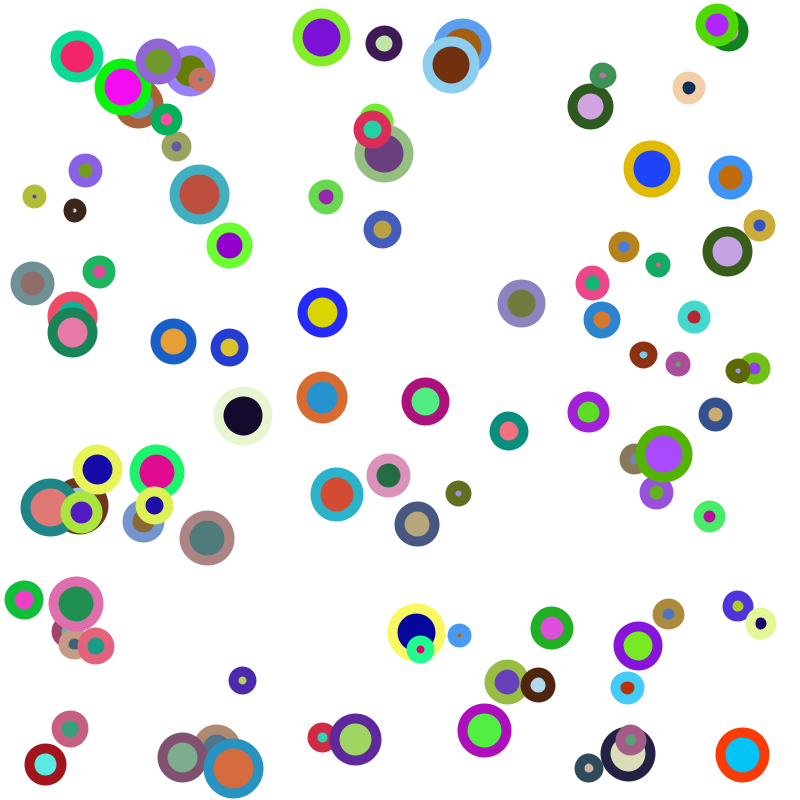
Frame 1 (no input)
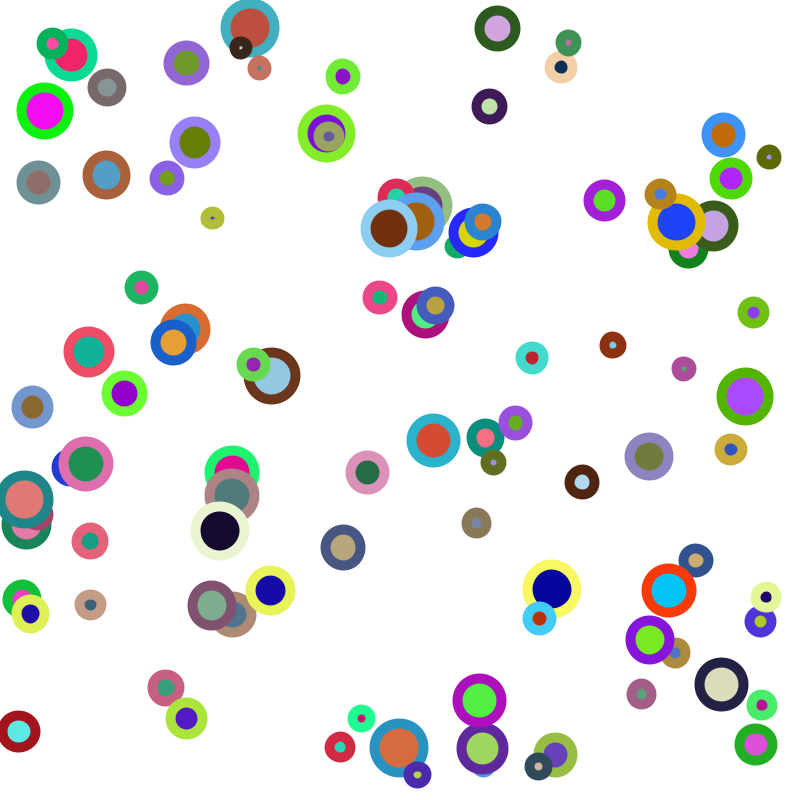
Frame 60 (the mouse pressed at the canvas centre just before this capture)
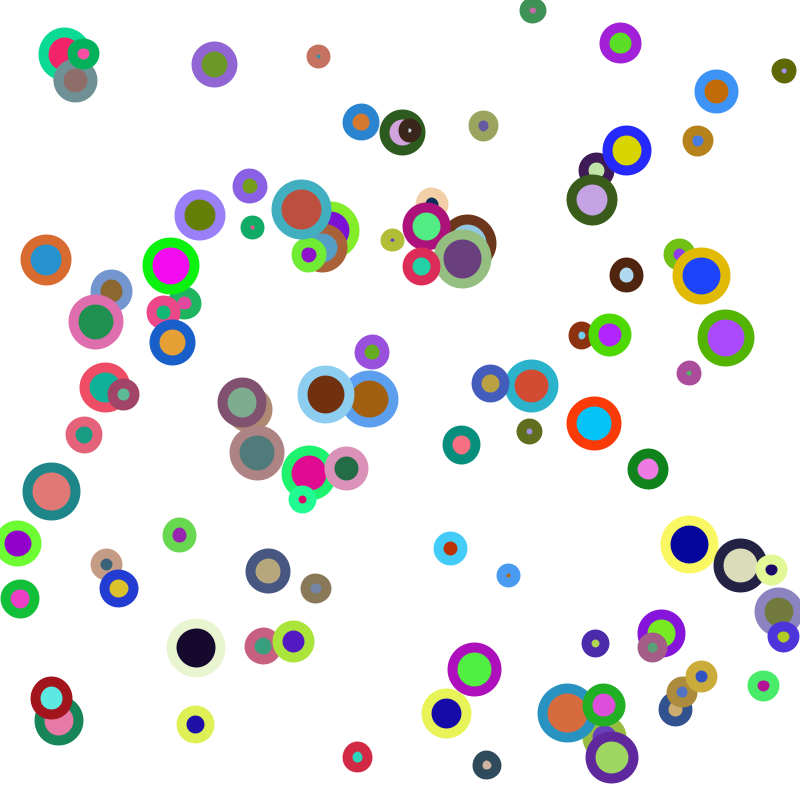
Frame 120 (the mouse held since frame 60 and released just before this capture)

The Processing sketch that drew these frames (run headless with seeded random() and noise(); from frame 60 on, the mouse is pressed at the canvas centre):

// Processing sketch: simple_class
// ── simple_class.pde

// 여러개의 원이 무작위한 위치에서 생성되어 각기 다른 속도를 가지고 움직이는 예제
// 원들이 벽에 반사되어 나온다.

ball b[]; // 새로운 클래스 오브젝트를 만들건데 이것을 array로 만들거다.
int num = 100;

void setup() {
  size(800, 800);
  pixelDensity(displayDensity());
  strokeWeight(10);
  b = new ball[num]; // 몇개나 만들것인지.
  // 만들어준 개수 만큼의 클래스 오브젝트를 "시작"해줍니다.
  for (int i=0; i<num; i++) {
    //새로 만들어준 클래스의 setup() 비슷한 것이라고 생각하시면 됩니다.
    b[i] = new ball();
  }
}

void draw() {
  background(255);
  for (int i=0; i<num; i++) {
    // ball 클래스로 이루어진 array 형태의 b에서 i번째 요소를 가지고 온다.
    // i번째 요소에서 update() 와 display() 실행.
    b[i].update();
    b[i].display();
  }
}

// ── ball.pde
class ball {

  PVector pos;
  PVector vel;
  float R;
  
  float col_r, col_g, col_b; // 이런 식의 변수 선언도 가능합니다

  // 이부분이 셋업 비슷한것인데, 클래스의 이름과 반드시 동일하게 적어주어야 합니다.
  ball() {
    R = random(12,50);
    float px = random(R * 0.5, width - R * 0.5);
    float py = random(R * 0.5, height - R * 0.5);
    
    // 이 부분은 이전에도 다뤘던 랜덤한 방향의 랜덤한 크기의 속도를 만들어주는 부분입니다.
    float speed_angle = random(2 * PI);
    float speed_mag = random(4);
    float vx = speed_mag * cos(speed_angle);
    float vy = speed_mag * sin(speed_angle);
    pos = new PVector(px, py);
    vel = new PVector(vx, vy);
    
    //이부분은 스터디때 안했는데, 색도 랜덤하게 뽑아보도록 하죠.
    col_r = random(255);
    col_g = random(255);
    col_b = random(255);
  }
  
  // 클래스 내에서 설정한 값들을 업데이트하기 위한 함수
  // 임의로 아무 이름으로 지어도 상관없습니다.
  void update() {
    
    if (pos.x < R * 0.5 || pos.x > width - R * 0.5) {
      vel.x *= -1;
    }

    if (pos.y < R * 0.5 || pos.y > height - R * 0.5) {
      vel.y *= -1;
    }
    
    pos.add(vel);
  }

  // 클래스 내부의 값을 기반으로 그림을 그리는 부분
  void display() {
    //선 색과 칠 색 간단하게 바꿔봤어요!
    stroke(255-col_r, 255-col_g, 255-col_b); // 칠 색 반전
    fill(col_r,col_g,col_b);
    ellipse(pos.x, pos.y, R, R);
  }
}
